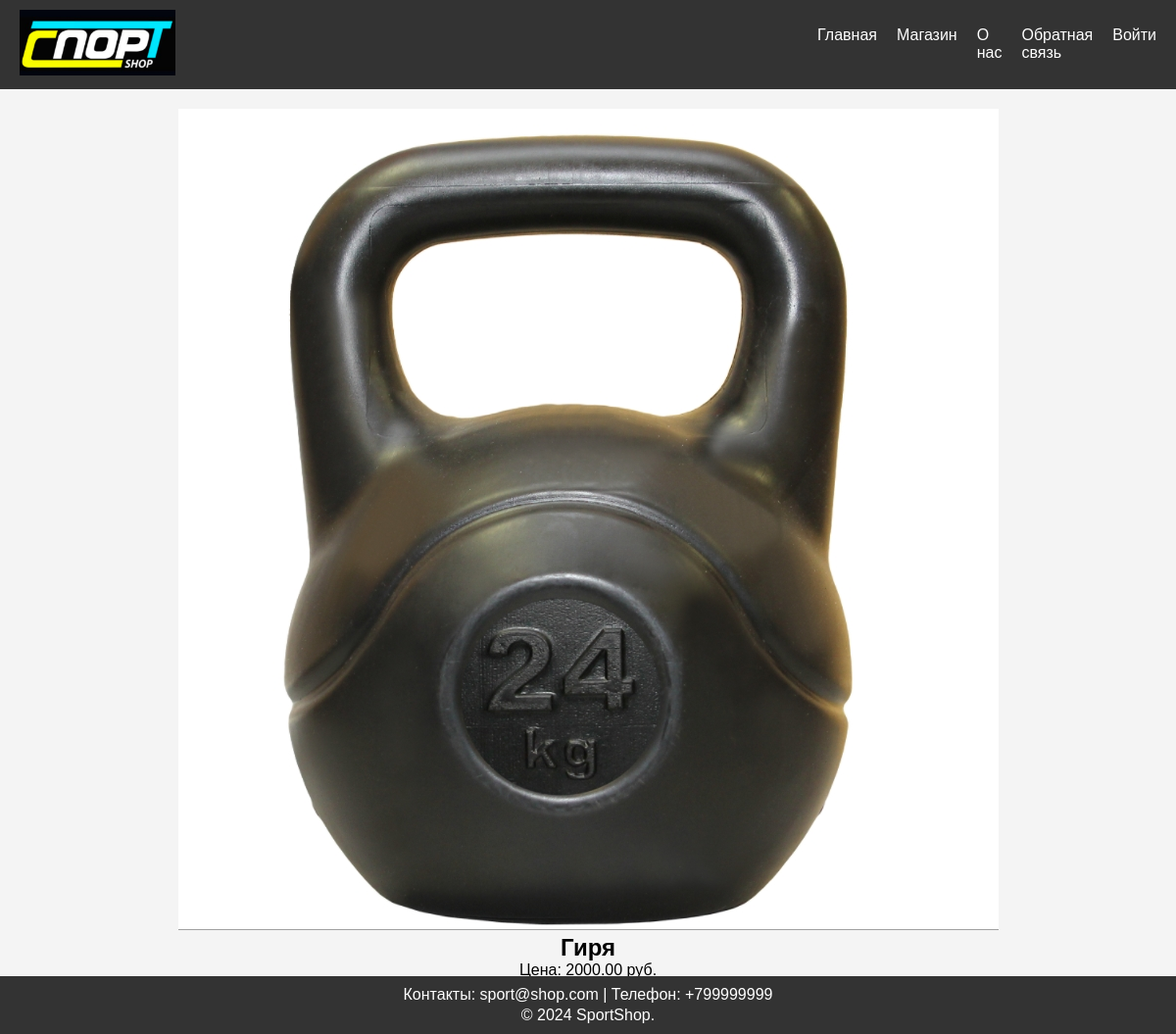
/product.php?id=2, run on the app's committed database.
### tables this page shows
CREATE TABLE `products` (
  `id` int(11) NOT NULL,
  `name` varchar(100) NOT NULL,
  `price` decimal(10,2) NOT NULL,
  `description` text DEFAULT NULL,
  `image` varchar(255) DEFAULT NULL,
  `stock` int(11) DEFAULT 0,
  `created_at` timestamp NOT NULL DEFAULT current_timestamp()
);

### product.php (the view, shortened to what this page needs)
<?php
include 'header.php';
include 'db.php';
$id = $_GET['id'];
$sql = "SELECT name, price, description, image, stock FROM products WHERE id=$id";
$result = $conn->query($sql);
if ($result->num_rows > 0) {
  $row = $result->fetch_assoc();
  echo "<div class='product-details'>";
  echo "<img src='images/" . $row["image"] . "' alt='" . $row["name"] . "'>";
  echo "<h2>" . $row["name"] . "</h2>";
  echo "<p>Цена: " . $row["price"] . " руб.</p>";
  echo "<p>Описание: " . $row["description"] . "</p>";
  echo "<p>В наличии: " . $row["stock"] . " шт.</p>";
  echo "</div>";
} else {
  echo "Продукт не найден.";
}
include 'footer.php';
?>

### style.css (style rules this page uses)
* { margin: 0; padding: 0; box-sizing: border-box; }
html, body { height: 100%; }
body { font-family: Arial, sans-serif; margin: 0; padding: 0; background-color: #f4f4f4; display: flex; flex-direction: column; }

### data on the page
products: image (picture), name "Гиря", price "2000.00"
